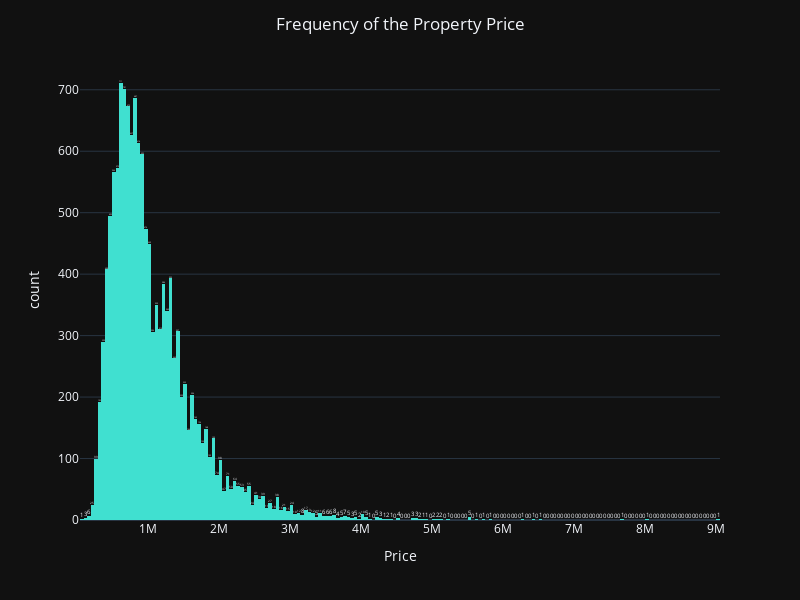

The code cell stored with this chart in its notebook:
### Code cell
import pandas as pd
from matplotlib import pyplot as plt
import plotly.express as px

df = pd.read_csv('melb_data.csv')
xValue="Price"

fig=px.histogram(df,x=xValue,height=600,width=800,text_auto=True,color_discrete_sequence=['turquoise'],template="plotly_dark")
fig.update_traces(textposition="outside")
fig.update_layout(title_text="Frequency of the Property "+xValue, title_x=0.5)

fig.show()

### Figure 1 — Plotly figure (JSON) as saved in the notebook; plotly's stock layout.template omitted (floating-point values rounded to 4 significant figures; data arrays with more than 128 entries replaced by an {"elided": "..."} marker saying what was removed)
{"data": [{"alignmentgroup": "True", "bingroup": "x", "hovertemplate": "Price=%{x}<br>count=%{y}<extra></extra>", "legendgroup": "", "marker": {"color": "turquoise", "pattern": {"shape": ""}}, "name": "", "offsetgroup": "", "orientation": "v", "showlegend": false, "textposition": "outside", "texttemplate": "%{value}", "type": "histogram", "x": {"elided": "13580 int values"}, "xaxis": "x", "yaxis": "y"}], "layout": {"barmode": "relative", "height": 600, "legend": {"tracegroupgap": 0}, "margin": {"t": 60}, "title": {"text": "Frequency of the Property Price", "x": 0.5}, "width": 800, "xaxis": {"anchor": "y", "autorange": true, "domain": [0, 1], "range": [50000.0, 9050000.0], "title": {"text": "Price"}, "type": "linear"}, "yaxis": {"anchor": "x", "autorange": true, "domain": [0, 1], "range": [0, 748.4], "title": {"text": "count"}}}}
